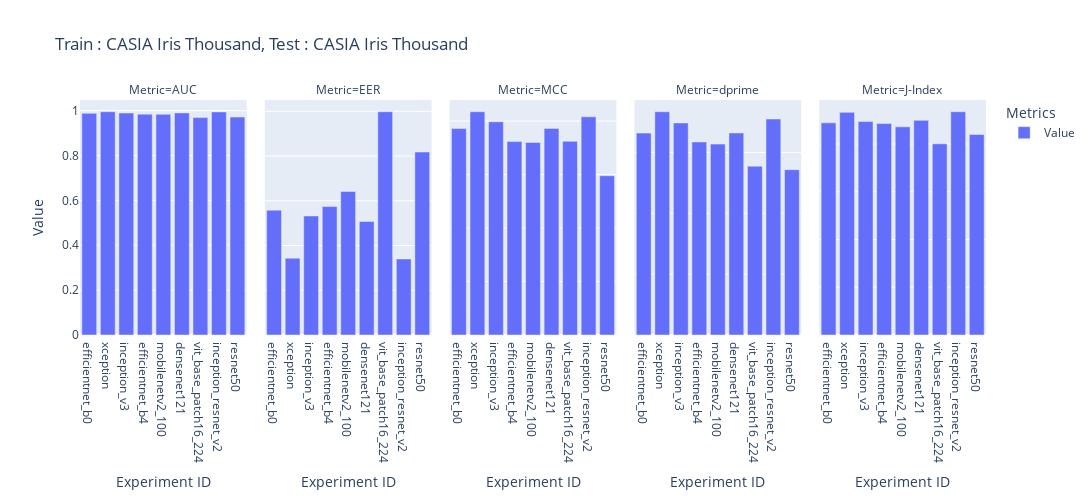

The notebook cell saved with this chart:
### Code cell
import plotly.express as px
import pandas as pd
from copy import deepcopy

df = pd.read_csv('/home/sreeraj/lab/nsf/final_eval/results/across_model_casia_iris_thousand_subject_report.csv', header=1)
df = df.iloc[:-15]


df_auc = deepcopy(df)
df_auc['Value'] = df_auc['AUC']
df_auc['Metric'] = 'AUC'

df_eer = deepcopy(df)
df_eer['Value'] = df_eer['EER']
df_eer['Metric'] = 'EER'

df_dprime = deepcopy(df)
df_dprime['Value'] = df_dprime["Sensitivity index (d')"]
df_dprime['Metric'] = 'dprime'

df_mcc = deepcopy(df)
df_mcc['Value'] = df_mcc['MCC']
df_mcc['Metric'] = 'MCC'

df_jindex = deepcopy(df)
df_jindex['Value'] = df_mcc['J-Index']
df_jindex['Metric'] = 'J-Index'

df = pd.concat([df_auc, df_eer, df_mcc, df_dprime, df_jindex])

fig = px.bar(df, x='Experiment ID', y=['Value'], title='Train : CASIA Iris Thousand, Test : CASIA Iris Thousand', barmode='group', labels={'value': 'Value', 'variable': 'Metrics'},width=1400, height=500, facet_col='Metric')
fig.update_yaxes(matches=None)
fig.show()

### Figure 1 — Plotly figure (JSON) as saved in the notebook; plotly's stock layout.template omitted (floating-point values rounded to 4 significant figures)
{"data": [{"alignmentgroup": "True", "hovertemplate": "Metrics=Value<br>Metric=AUC<br>Experiment ID=%{x}<br>Value=%{y}<extra></extra>", "legendgroup": "Value", "marker": {"color": "#636efa", "pattern": {"shape": ""}}, "name": "Value", "offsetgroup": "Value", "orientation": "v", "showlegend": true, "textposition": "auto", "type": "bar", "x": ["efficientnet_b0", "xception", "inception_v3", "efficientnet_b4", "mobilenetv2_100", "densenet121", "vit_base_patch16_224", "inception_resnet_v2", "resnet50"], "xaxis": "x", "y": [0.988, 0.9952, 0.9893, 0.9845, 0.9837, 0.9901, 0.9691, 0.9944, 0.9715], "yaxis": "y"}, {"alignmentgroup": "True", "hovertemplate": "Metrics=Value<br>Metric=EER<br>Experiment ID=%{x}<br>Value=%{y}<extra></extra>", "legendgroup": "Value", "marker": {"color": "#636efa", "pattern": {"shape": ""}}, "name": "Value", "offsetgroup": "Value", "orientation": "v", "showlegend": false, "textposition": "auto", "type": "bar", "x": ["efficientnet_b0", "xception", "inception_v3", "efficientnet_b4", "mobilenetv2_100", "densenet121", "vit_base_patch16_224", "inception_resnet_v2", "resnet50"], "xaxis": "x2", "y": [0.0558, 0.03435, 0.05322, 0.0574, 0.06416, 0.05074, 0.0998, 0.034, 0.08179], "yaxis": "y2"}, {"alignmentgroup": "True", "hovertemplate": "Metrics=Value<br>Metric=MCC<br>Experiment ID=%{x}<br>Value=%{y}<extra></extra>", "legendgroup": "Value", "marker": {"color": "#636efa", "pattern": {"shape": ""}}, "name": "Value", "offsetgroup": "Value", "orientation": "v", "showlegend": false, "textposition": "auto", "type": "bar", "x": ["efficientnet_b0", "xception", "inception_v3", "efficientnet_b4", "mobilenetv2_100", "densenet121", "vit_base_patch16_224", "inception_resnet_v2", "resnet50"], "xaxis": "x3", "y": [0.7721, 0.8351, 0.7975, 0.7235, 0.7204, 0.7729, 0.7245, 0.8162, 0.5957], "yaxis": "y3"}, {"alignmentgroup": "True", "hovertemplate": "Metrics=Value<br>Metric=dprime<br>Experiment ID=%{x}<br>Value=%{y}<extra></extra>", "legendgroup": "Value", "marker": {"color": "#636efa", "pattern": {"shape": ""}}, "name": "Value", "offsetgroup": "Value", "orientation": "v", "showlegend": false, "textposition": "auto", "type": "bar", "x": ["efficientnet_b0", "xception", "inception_v3", "efficientnet_b4", "mobilenetv2_100", "densenet121", "vit_base_patch16_224", "inception_resnet_v2", "resnet50"], "xaxis": "x4", "y": [3.318, 3.669, 3.485, 3.173, 3.137, 3.321, 2.776, 3.55, 2.717], "yaxis": "y4"}, {"alignmentgroup": "True", "hovertemplate": "Metrics=Value<br>Metric=J-Index<br>Experiment ID=%{x}<br>Value=%{y}<extra></extra>", "legendgroup": "Value", "marker": {"color": "#636efa", "pattern": {"shape": ""}}, "name": "Value", "offsetgroup": "Value", "orientation": "v", "showlegend": false, "textposition": "auto", "type": "bar", "x": ["efficientnet_b0", "xception", "inception_v3", "efficientnet_b4", "mobilenetv2_100", "densenet121", "vit_base_patch16_224", "inception_resnet_v2", "resnet50"], "xaxis": "x5", "y": [0.8889, 0.9328, 0.8943, 0.8858, 0.8719, 0.8994, 0.8009, 0.9353, 0.8403], "yaxis": "y5"}], "layout": {"annotations": [{"font": {}, "showarrow": false, "text": "Metric=AUC", "x": 0.092, "xanchor": "center", "xref": "paper", "y": 1, "yanchor": "bottom", "yref": "paper"}, {"font": {}, "showarrow": false, "text": "Metric=EER", "x": 0.296, "xanchor": "center", "xref": "paper", "y": 1, "yanchor": "bottom", "yref": "paper"}, {"font": {}, "showarrow": false, "text": "Metric=MCC", "x": 0.5, "xanchor": "center", "xref": "paper", "y": 1, "yanchor": "bottom", "yref": "paper"}, {"font": {}, "showarrow": false, "text": "Metric=dprime", "x": 0.704, "xanchor": "center", "xref": "paper", "y": 1, "yanchor": "bottom", "yref": "paper"}, {"font": {}, "showarrow": false, "text": "Metric=J-Index", "x": 0.908, "xanchor": "center", "xref": "paper", "y": 1, "yanchor": "bottom", "yref": "paper"}], "barmode": "group", "height": 500, "legend": {"title": {"text": "Metrics"}, "tracegroupgap": 0}, "title": {"text": "Train : CASIA Iris Thousand, Test : CASIA Iris Thousand"}, "width": 1400, "xaxis": {"anchor": "y", "domain": [0, 0.184], "title": {"text": "Experiment ID"}}, "xaxis2": {"anchor": "y2", "domain": [0.204, 0.388], "matches": "x", "title": {"text": "Experiment ID"}}, "xaxis3": {"anchor": "y3", "domain": [0.408, 0.592], "matches": "x", "title": {"text": "Experiment ID"}}, "xaxis4": {"anchor": "y4", "domain": [0.612, 0.796], "matches": "x", "title": {"text": "Experiment ID"}}, "xaxis5": {"anchor": "y5", "domain": [0.816, 1], "matches": "x", "title": {"text": "Experiment ID"}}, "yaxis": {"anchor": "x", "domain": [0, 1], "title": {"text": "Value"}}, "yaxis2": {"anchor": "x2", "domain": [0, 1], "showticklabels": false}, "yaxis3": {"anchor": "x3", "domain": [0, 1], "showticklabels": false}, "yaxis4": {"anchor": "x4", "domain": [0, 1], "showticklabels": false}, "yaxis5": {"anchor": "x5", "domain": [0, 1], "showticklabels": false}}}
